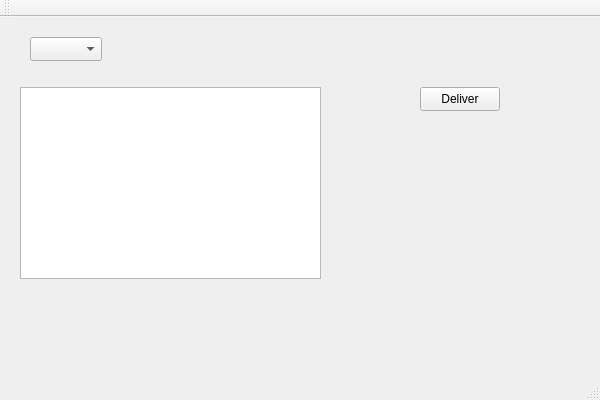
<?xml version="1.0" encoding="UTF-8"?>
<ui version="4.0">
 <class>ExamGuiClass</class>
 <widget class="QMainWindow" name="ExamGuiClass">
  <property name="geometry">
   <rect>
    <x>0</x>
    <y>0</y>
    <width>600</width>
    <height>400</height>
   </rect>
  </property>
  <property name="windowTitle">
   <string>ExamGui</string>
  </property>
  <widget class="QWidget" name="centralWidget">
   <widget class="QListWidget" name="listWidget">
    <property name="geometry">
     <rect>
      <x>20</x>
      <y>70</y>
      <width>301</width>
      <height>192</height>
     </rect>
    </property>
   </widget>
   <widget class="QLabel" name="Zonelabel">
    <property name="geometry">
     <rect>
      <x>350</x>
      <y>20</y>
      <width>231</width>
      <height>16</height>
     </rect>
    </property>
    <property name="text">
     <string/>
    </property>
   </widget>
   <widget class="QComboBox" name="comboBox">
    <property name="geometry">
     <rect>
      <x>30</x>
      <y>20</y>
      <width>72</width>
      <height>24</height>
     </rect>
    </property>
   </widget>
   <widget class="QPushButton" name="pushButton">
    <property name="geometry">
     <rect>
      <x>420</x>
      <y>70</y>
      <width>80</width>
      <height>24</height>
     </rect>
    </property>
    <property name="text">
     <string>Deliver</string>
    </property>
   </widget>
  </widget>
  <widget class="QMenuBar" name="menuBar">
   <property name="geometry">
    <rect>
     <x>0</x>
     <y>0</y>
     <width>600</width>
     <height>21</height>
    </rect>
   </property>
  </widget>
  <widget class="QToolBar" name="mainToolBar">
   <attribute name="toolBarArea">
    <enum>TopToolBarArea</enum>
   </attribute>
   <attribute name="toolBarBreak">
    <bool>false</bool>
   </attribute>
  </widget>
  <widget class="QStatusBar" name="statusBar"/>
 </widget>
 <layoutdefault spacing="6" margin="11"/>
 <resources>
  <include location="ExamGui.qrc"/>
 </resources>
 <connections/>
</ui>
